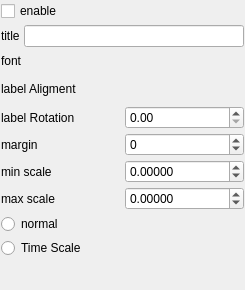
<?xml version="1.0" encoding="UTF-8"?>
<ui version="4.0">
 <class>DAChartAxisSetWidget</class>
 <widget class="QWidget" name="DAChartAxisSetWidget">
  <property name="geometry">
   <rect>
    <x>0</x>
    <y>0</y>
    <width>245</width>
    <height>290</height>
   </rect>
  </property>
  <property name="windowTitle">
   <string>Axis Set</string>
  </property>
  <layout class="QVBoxLayout" name="verticalLayout">
   <property name="spacing">
    <number>4</number>
   </property>
   <property name="leftMargin">
    <number>1</number>
   </property>
   <property name="topMargin">
    <number>1</number>
   </property>
   <property name="rightMargin">
    <number>1</number>
   </property>
   <property name="bottomMargin">
    <number>1</number>
   </property>
   <item>
    <widget class="QCheckBox" name="checkBoxEnable">
     <property name="text">
      <string>enable</string>
     </property>
    </widget>
   </item>
   <item>
    <layout class="QHBoxLayout" name="horizontalLayoutTitle">
     <property name="spacing">
      <number>4</number>
     </property>
     <item>
      <widget class="QLabel" name="labelTitle">
       <property name="text">
        <string>title</string>
       </property>
      </widget>
     </item>
     <item>
      <widget class="QLineEdit" name="lineEditTitle"/>
     </item>
    </layout>
   </item>
   <item>
    <layout class="QHBoxLayout" name="horizontalLayoutFont">
     <property name="spacing">
      <number>4</number>
     </property>
     <item>
      <widget class="QLabel" name="labelFont">
       <property name="text">
        <string>font</string>
       </property>
      </widget>
     </item>
     <item>
      <widget class="DA::DAFontEditPannelWidget" name="fontSetWidget" native="true">
       <property name="sizePolicy">
        <sizepolicy hsizetype="Expanding" vsizetype="Fixed">
         <horstretch>0</horstretch>
         <verstretch>0</verstretch>
        </sizepolicy>
       </property>
       <property name="minimumSize">
        <size>
         <width>0</width>
         <height>20</height>
        </size>
       </property>
      </widget>
     </item>
    </layout>
   </item>
   <item>
    <layout class="QHBoxLayout" name="horizontalLayoutAligment">
     <property name="spacing">
      <number>4</number>
     </property>
     <item>
      <widget class="QLabel" name="labelAligment">
       <property name="text">
        <string>label Aligment</string>
       </property>
      </widget>
     </item>
     <item>
      <widget class="DA::DAAligmentEditWidget" name="aligmentSetWidget" native="true"/>
     </item>
    </layout>
   </item>
   <item>
    <layout class="QGridLayout" name="gridLayout">
     <item row="0" column="0">
      <widget class="QLabel" name="labelRotation">
       <property name="text">
        <string>label Rotation</string>
       </property>
      </widget>
     </item>
     <item row="0" column="1">
      <widget class="QDoubleSpinBox" name="doubleSpinBoxRotation"/>
     </item>
     <item row="1" column="0">
      <widget class="QLabel" name="labelMargin">
       <property name="text">
        <string>margin</string>
       </property>
      </widget>
     </item>
     <item row="1" column="1">
      <widget class="QSpinBox" name="spinBoxMargin">
       <property name="minimum">
        <number>-10</number>
       </property>
      </widget>
     </item>
     <item row="2" column="0">
      <widget class="QLabel" name="labelMinScale">
       <property name="text">
        <string>min scale</string>
       </property>
      </widget>
     </item>
     <item row="2" column="1">
      <widget class="QDoubleSpinBox" name="doubleSpinBoxMin">
       <property name="decimals">
        <number>5</number>
       </property>
       <property name="minimum">
        <double>-10000000000000000735758738477112498397576062152177456799245857901351759143802190202050679656153088.000000000000000</double>
       </property>
       <property name="maximum">
        <double>100000000000000001463069523067487303097004298786465505927861078716979636425114821591040.000000000000000</double>
       </property>
      </widget>
     </item>
     <item row="3" column="0">
      <widget class="QLabel" name="labelMaxScale">
       <property name="text">
        <string>max scale</string>
       </property>
      </widget>
     </item>
     <item row="3" column="1">
      <widget class="QDoubleSpinBox" name="doubleSpinBoxMax">
       <property name="decimals">
        <number>5</number>
       </property>
       <property name="minimum">
        <double>-100000000000000004188152556421145795899143386664033828314342771180699648.000000000000000</double>
       </property>
       <property name="maximum">
        <double>999999999999999949387135297074018866963645011013410073083904.000000000000000</double>
       </property>
      </widget>
     </item>
    </layout>
   </item>
   <item>
    <widget class="QRadioButton" name="radioButtonNormal">
     <property name="text">
      <string>normal</string>
     </property>
    </widget>
   </item>
   <item>
    <widget class="QRadioButton" name="radioButtonTimeScale">
     <property name="text">
      <string>Time Scale</string>
     </property>
    </widget>
   </item>
   <item>
    <widget class="DA::DATimeFormatEditWidget" name="dateTimeScaleSetWidget" native="true"/>
   </item>
  </layout>
 </widget>
 <customwidgets>
  <customwidget>
   <class>DA::DAFontEditPannelWidget</class>
   <extends>QWidget</extends>
   <header>DAFontEditPannelWidget.h</header>
   <container>1</container>
  </customwidget>
  <customwidget>
   <class>DA::DAAligmentEditWidget</class>
   <extends>QWidget</extends>
   <header>DAAligmentEditWidget.h</header>
   <container>1</container>
  </customwidget>
  <customwidget>
   <class>DA::DATimeFormatEditWidget</class>
   <extends>QWidget</extends>
   <header>DATimeFormatEditWidget.h</header>
   <container>1</container>
  </customwidget>
 </customwidgets>
 <resources/>
 <connections>
  <connection>
   <sender>radioButtonTimeScale</sender>
   <signal>clicked(bool)</signal>
   <receiver>dateTimeScaleSetWidget</receiver>
   <slot>setVisible(bool)</slot>
   <hints>
    <hint type="sourcelabel">
     <x>64</x>
     <y>251</y>
    </hint>
    <hint type="destinationlabel">
     <x>148</x>
     <y>277</y>
    </hint>
   </hints>
  </connection>
 </connections>
</ui>
